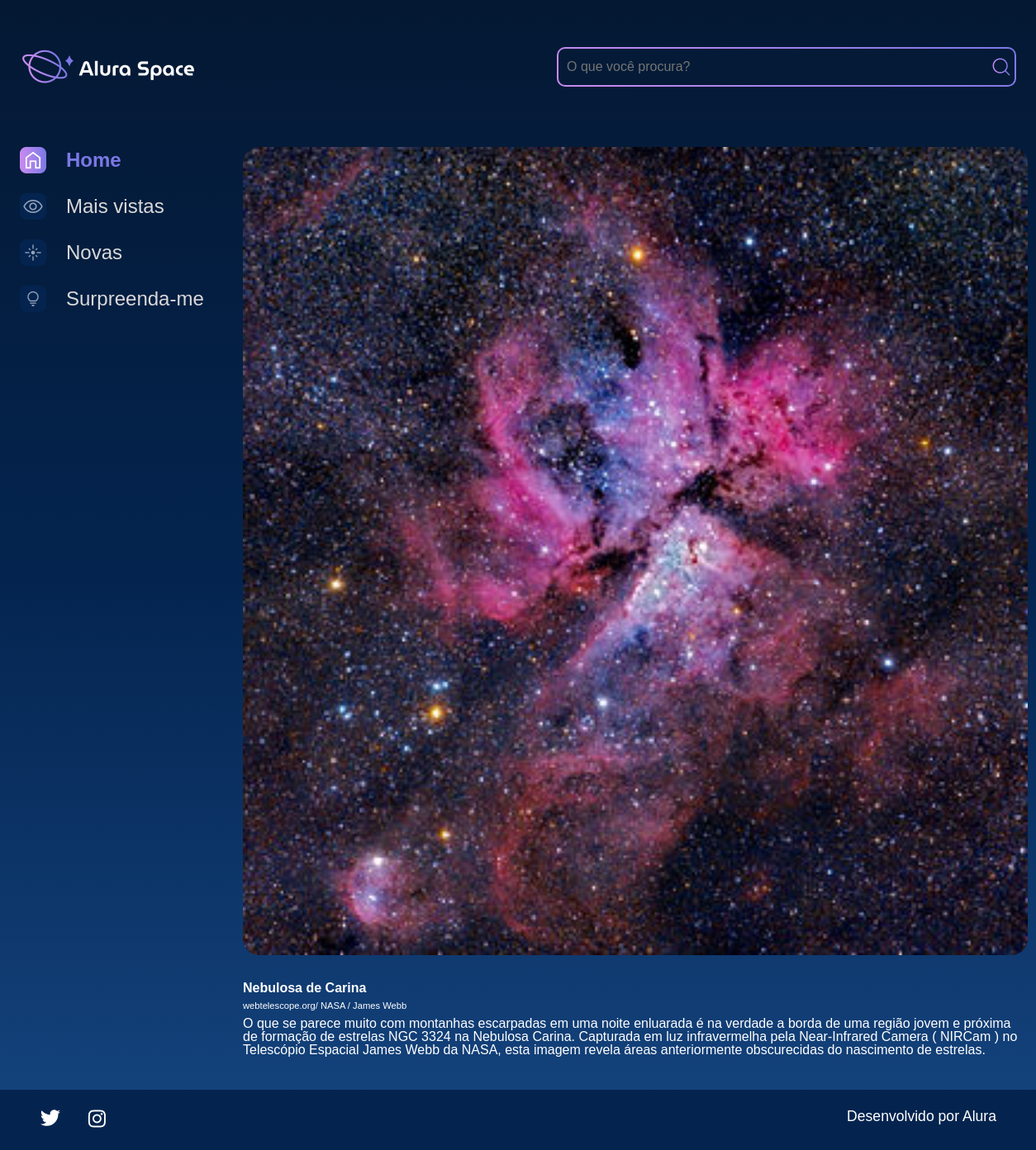
Screenshot of /imagem/4 with the database file from the repository.
### galeria/models.py (models this page shows, shortened)
class Fotografia(models.Model):
    OPCOES_CATEGORIA = [("NEBULOSA", "Nebulosa"),
                       ("ESTRELA", "Estrela"),
                       ("GALAXIA", "Galaxia"),
                       ("PLANETA", "Planeta"),
    ]
    nome = models.CharField(max_length=100, null = False, blank = False)
    legenda = models.CharField(max_length=100, null = False, blank = False)
    categorias = models.CharField(max_length=100, choices=OPCOES_CATEGORIA, default='')
    descricao = models.TextField(null = False, blank = False)
    foto = models.ImageField(upload_to="fotos/%Y/%m/%d/", blank=True)
    publica = models.BooleanField(default=False)
    data_fotografia = models.DateTimeField(default=datetime.now, blank=False)

### galeria/views.py (the view)
# urls.py: path('imagem/<int:foto_id>', imagem, name='imagem'),
def imagem(request, foto_id):
    fotografia = get_object_or_404(Fotografia, pk=foto_id)
    return render(request, 'galeria/imagem.html', {"fotografia": fotografia})

### templates/galeria/imagem.html (shortened to what this page needs)
{% extends 'galeria/base.html' %}
{%load static%}
{% block content %}
<body>
    <div class="pagina-inicial">
        <header class="cabecalho">
            <img src="{% static '/assets/logo/Logo(2).png' %}" alt="Logo da Alura Space" />
            <div class="cabecalho__busca">
                <div class="busca__fundo">
                    <input class="busca__input" type="text" placeholder="O que você procura?">
                    <img class="busca__icone" src="{% static '/assets/ícones/1x/search.png' %}" alt="ícone de search">
                </div>
            </div>
        </header>
        <main class="principal">
            <section class="menu-lateral">
                <nav class="menu-lateral__navegacao">
                    <a href="{%url 'index'%}"><img src="{% static '/assets/ícones/1x/Home - ativo.png' %}"> Home</a>
                    <a href="#"><img src="{% static '/assets/ícones/1x/Mais vistas - inativo.png' %}"> Mais vistas</a>
                    <a href="#"><img src="{% static '/assets/ícones/1x/Novas - inativo.png' %}"> Novas</a>
                    <a href="#"><img src="{% static '/assets/ícones/1x/Surpreenda-me - inativo.png' %}">
                        Surpreenda-me</a>
                </nav>
            </section>
            <section class="conteudo">
                <section class="imagem">
                    <div class="imagem__conteudo">
                        {% if fotografia.foto != "" or fotografia.foto != null%}
                                    <img class="imagem__imagem" src="{{fotografia.foto.url}}">
                                    {% else %}
                                    <img class="card__imagem"
                                        src="{%static 'media/fotos/2025/07/29/Modal.png'%}" alt="foto genérica">
                                    {% endif %}
                        <div class="imagem__info">
                            <div class="imagem__texto">
                                <p class="imagem__titulo">{{fotografia.nome}}</p>
                                <p class="imagem__descricao">{{fotografia.legenda}}</p>
                                <p class="imagem__texto">{{fotografia.descricao}}</p>
                            </div>
                        </div>
                    </div>
                </section>
            </section>
        </main>
    </div>
    {%endblock%}

### setup/static/styles/style.css (style rules this page uses)
html, body, div, span, applet, object, iframe, h1, h2, h3, h4, h5, h6, p, blockquote, pre, a, abbr, acronym, address, big, cite, code, del, dfn, em, img, ins, kbd, q, s, samp, small, strike, strong, sub, sup, tt, var, b, u, i, center, dl, dt, dd, ol, ul, li, fieldset, form, label, legend, table, caption, tbody, tfoot, thead, tr, th, td, article, aside, canvas, details, embed, figure, figcaption, footer, header, hgroup, menu, nav, output, ruby, section, summary, time, mark, audio, video { margin: 0; padding: 0; border: 0; font-size: 100%; font: inherit; vertical-align: baseline; }
article, aside, details, figcaption, figure, footer, header, hgroup, menu, nav, section { display: block; }
body { line-height: 1; font-family: 'Space Grotesk', sans-serif; min-height: 100vh; background: linear-gradient(#041833,#04244F,#154580); background-repeat: no-repeat; background-position: center; background-size: cover; }
.cabecalho { align-items: center; display: flex; justify-content: space-between; margin: 1.5rem 0 4rem 0; }
.cabecalho__busca { align-items: center; border-radius: 10px; background: linear-gradient(45deg, #C98CF1,#7B78E5); display: flex; height: auto; justify-content: space-between; padding: 2px; width: auto; }
.busca__fundo { align-items: center; background-color: #041A37; border-radius: 8px; display: flex; margin: 0 auto; width: 100%; }
.busca__input { align-items: center; background-color: transparent; border: none; font-size: 1rem; height: 24px; padding: 10px; width: 500px; }
.busca__icone { cursor: pointer; width: 2rem; height: 2rem; }
.imagem { display: flex; justify-content: center; align-items: center; }
.imagem__conteudo { background-color: transparent; display: flex; flex-direction: column; border-radius: 20px 20px 0 0; width: 950px; }
.imagem__imagem { width: 100%; border-radius: 20px; }
.imagem__info { font-size: 1.2rem; display: flex; justify-content: space-between; align-items: center; margin-bottom: 1rem; margin-top: 1rem; }
.imagem__texto { display: flex; flex-direction: column; justify-content: space-between; color: #FFFFFF; margin-top: 0.5rem; }
.imagem__titulo { font-weight: bold; line-height: 2rem; color: #FFFFFF; }
.imagem__texto { font-size: 1rem; }
.imagem__descricao { font-size: 0.7rem; }
.menu-lateral { padding-right: 1.5rem; box-sizing: border-box; min-width: 270px; }
.menu-lateral__navegacao { display: flex; flex-direction: column; }
.menu-lateral__navegacao a { font-family: 'Space Grotesk', sans-serif; align-items: center; display: flex; margin-bottom: 1.5rem; text-decoration: none; color: #D9D9D9; font-size: 24px; }
.menu-lateral__navegacao a:first-child { font-weight: bold; color: #7B78E5; }
.menu-lateral__navegacao img { margin-right: 1.5rem; }
.pagina-inicial { max-width: 1440px; padding: 1.5rem; margin: 0 auto; }
.principal { display: flex; justify-content: space-between; }

### rows the page displays
Fotografia: foto (picture), nome "Nebulosa de Carina", legenda "webtelescope.org/ NASA / James Webb", descricao "O que se parece muito com montanhas escarpadas em uma noite enluarada é na verdade a borda de uma região jovem e próxima de formação de estrelas NGC 3324 na Nebulosa Carina. Capturada em luz infravermelha pela Near-Infrared Camera ( NIRCam ) no Telescópio Espacial James Webb da NASA, esta imagem revela áreas anteriormente obscurecidas do nascimento de estrelas."
